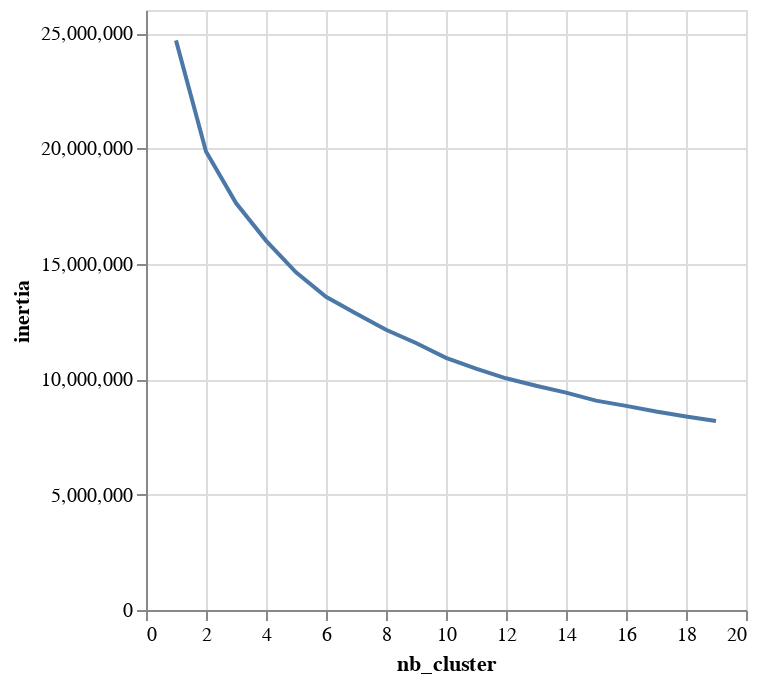

Here is the notebook cell this chart was saved with:
### Code cell
alt.Chart(cluster_df).mark_line().encode(alt.X('nb_cluster'), alt.Y('inertia'))

### Figure 1 — Vega-Lite specification as saved in the notebook (floating-point values rounded to 4 significant figures)
{"config": {"view": {"continuousWidth": 300, "continuousHeight": 300}}, "data": {"name": "data-416a7abb70184156876d64f88c39767d"}, "mark": {"type": "line"}, "encoding": {"x": {"field": "nb_cluster", "type": "quantitative"}, "y": {"field": "inertia", "type": "quantitative"}}, "$schema": "https://vega.github.io/schema/vega-lite/v5.8.0.json", "datasets": {"data-416a7abb70184156876d64f88c39767d": [{"nb_cluster": 1, "inertia": 24680000.0}, {"nb_cluster": 2, "inertia": 19870000.0}, {"nb_cluster": 3, "inertia": 17640000.0}, {"nb_cluster": 4, "inertia": 16010000.0}, {"nb_cluster": 5, "inertia": 14630000.0}, {"nb_cluster": 6, "inertia": 13570000.0}, {"nb_cluster": 7, "inertia": 12850000.0}, {"nb_cluster": 8, "inertia": 12140000.0}, {"nb_cluster": 9, "inertia": 11570000.0}, {"nb_cluster": 10, "inertia": 10920000.0}, {"nb_cluster": 11, "inertia": 10460000.0}, {"nb_cluster": 12, "inertia": 10040000.0}, {"nb_cluster": 13, "inertia": 9720000.0}, {"nb_cluster": 14, "inertia": 9420000.0}, {"nb_cluster": 15, "inertia": 9073000.0}, {"nb_cluster": 16, "inertia": 8845000.0}, {"nb_cluster": 17, "inertia": 8601000.0}, {"nb_cluster": 18, "inertia": 8387000.0}, {"nb_cluster": 19, "inertia": 8191000.0}]}}
